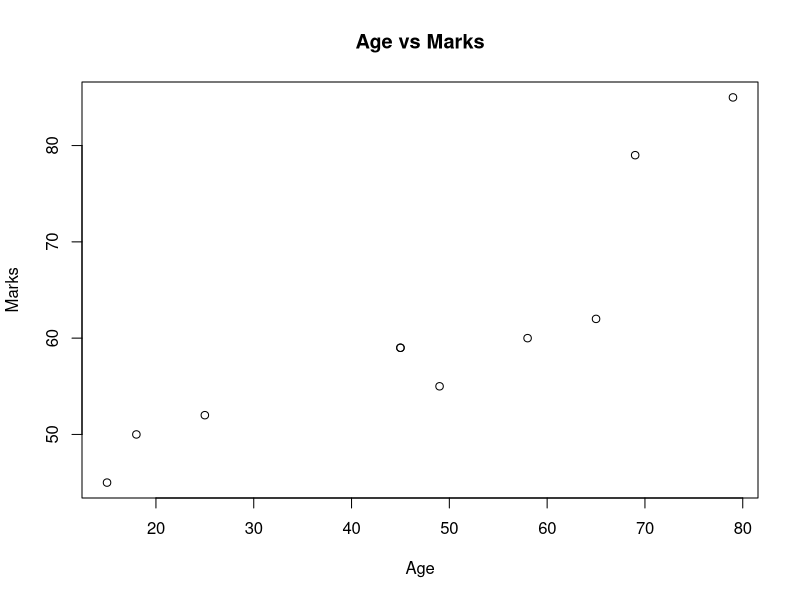
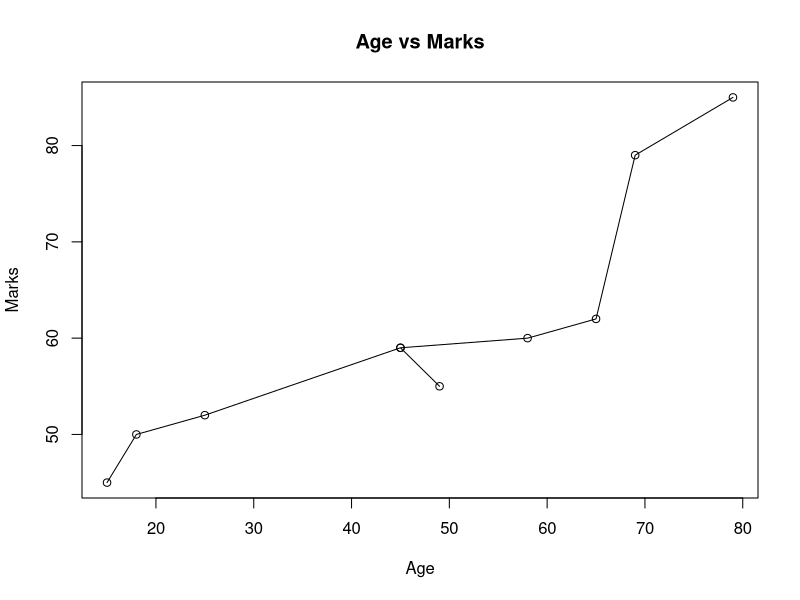
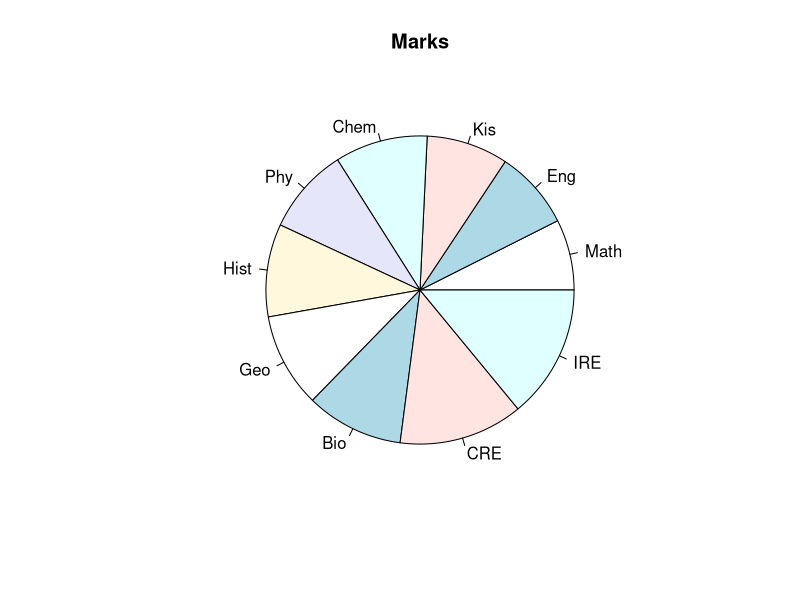
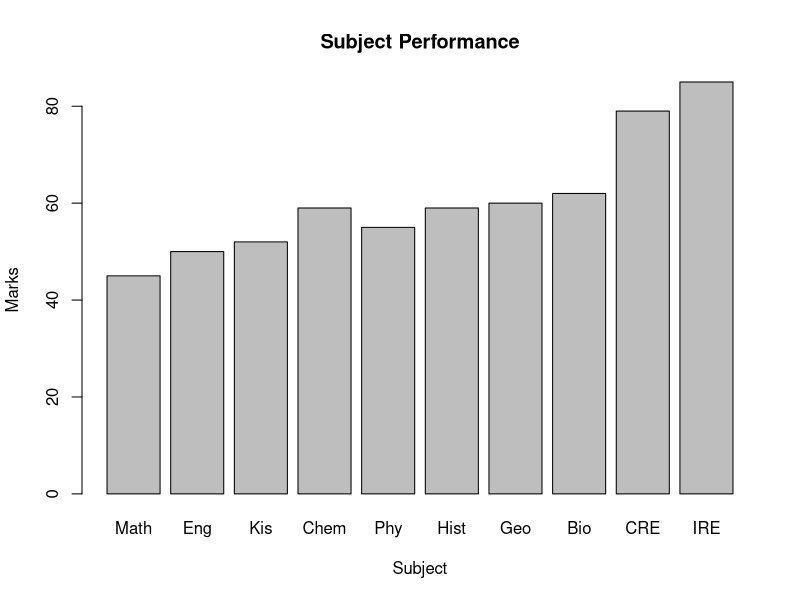
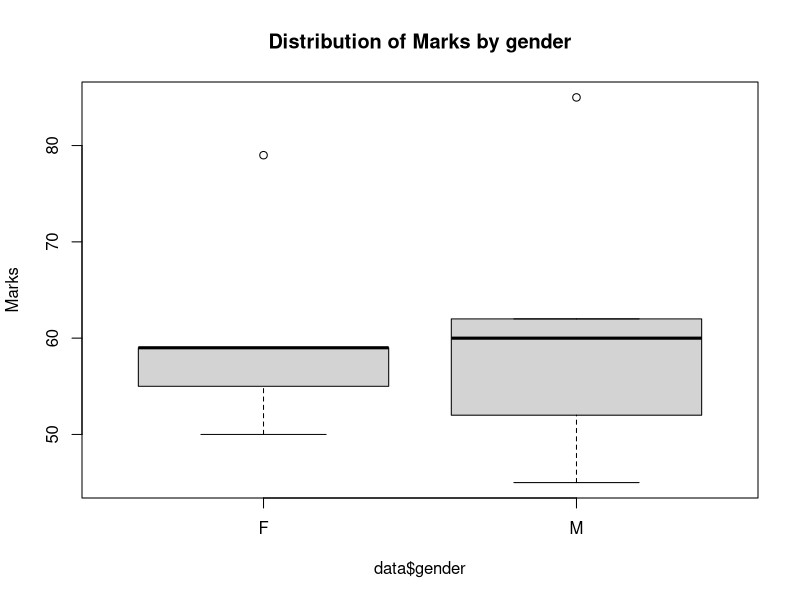
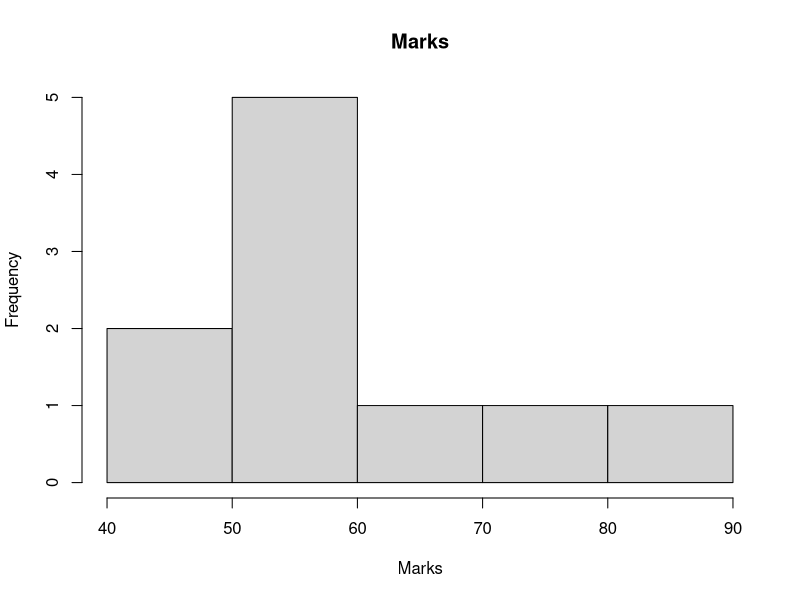

These figures' R source, in order:
## ---- chunk 1
knitr::opts_chunk$set(echo = TRUE)
## ---- chunk 2
# the data
data = data.frame(
  subject = c("Math", "Eng", "Kis", "Chem", "Phy", "Hist", "Geo", "Bio", "CRE", "IRE"),
  marks = c(45, 50, 52, 59, 55, 59, 60, 62, 79, 85),
  age = c(15, 18, 25, 45, 49, 45, 58, 65, 69, 79),
  gender = c("M","F","M","F","F","F","M","M","F","M")
)

data
## ---- chunk 3
# Scatter plot
plot(data$age, data$marks, main = "Age vs Marks", xlab = "Age", ylab = "Marks")
## ---- chunk 4
# Line plot
plot(data$age, data$marks, type = "o", main = "Age vs Marks", 
     xlab = "Age", ylab = "Marks")
## ---- chunk 5
# pie chart
pie(data$marks, labels = data$subject, main = "Marks")
## ---- chunk 6
# Bar plot
barplot(data$marks, names.arg = data$subject, main = "Subject Performance", 
        xlab = "Subject", ylab = "Marks")
## ---- chunk 7
# boxplot
boxplot(data$marks~data$gender, main = "Distribution of Marks by gender", ylab = "Marks")
## ---- chunk 8
# Histogram
hist(data$marks, main = "Marks", xlab = "Marks", ylab = "Frequency")
